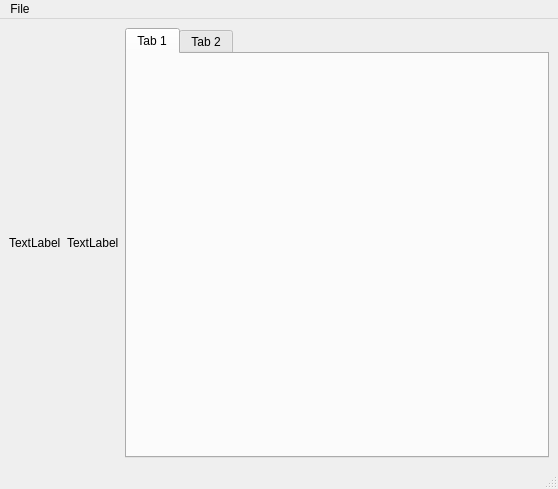
<?xml version="1.0" encoding="UTF-8"?>
<ui version="4.0">
 <class>MainWindow</class>
 <widget class="QMainWindow" name="MainWindow">
  <property name="geometry">
   <rect>
    <x>0</x>
    <y>0</y>
    <width>558</width>
    <height>489</height>
   </rect>
  </property>
  <property name="windowTitle">
   <string>MainWindow</string>
  </property>
  <widget class="QWidget" name="centralwidget">
   <layout class="QHBoxLayout" name="horizontalLayout">
    <item>
     <widget class="QLabel" name="label">
      <property name="text">
       <string>TextLabel</string>
      </property>
     </widget>
    </item>
    <item>
     <widget class="QLabel" name="label_2">
      <property name="text">
       <string>TextLabel</string>
      </property>
     </widget>
    </item>
    <item>
     <widget class="QTabWidget" name="tabWidget">
      <property name="currentIndex">
       <number>0</number>
      </property>
      <widget class="QWidget" name="tab">
       <attribute name="title">
        <string>Tab 1</string>
       </attribute>
      </widget>
      <widget class="QWidget" name="tab_2">
       <attribute name="title">
        <string>Tab 2</string>
       </attribute>
      </widget>
     </widget>
    </item>
   </layout>
  </widget>
  <widget class="QMenuBar" name="menubar">
   <property name="geometry">
    <rect>
     <x>0</x>
     <y>0</y>
     <width>558</width>
     <height>21</height>
    </rect>
   </property>
   <widget class="QMenu" name="menuFIle">
    <property name="title">
     <string>File</string>
    </property>
    <addaction name="actionOpen_file"/>
    <addaction name="separator"/>
    <addaction name="actionExit"/>
   </widget>
   <addaction name="menuFIle"/>
  </widget>
  <widget class="QStatusBar" name="statusbar"/>
  <action name="actionOpen_file">
   <property name="text">
    <string>Open file</string>
   </property>
  </action>
  <action name="actionExit">
   <property name="text">
    <string>Exit</string>
   </property>
  </action>
 </widget>
 <resources/>
 <connections/>
</ui>
